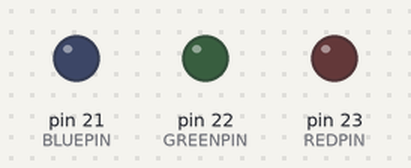
Simulated run of this sketch. Board: Arduino Mega 2560, built with avr-gcc and run on an emulated ATmega2560. On the bench: output pins drawn as LEDs (lit = HIGH).

Above: at 0.5 s.
At 5.5 s:
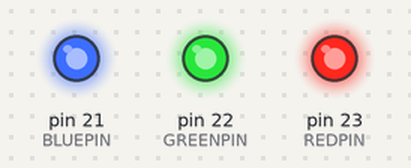
At 8.5 s:
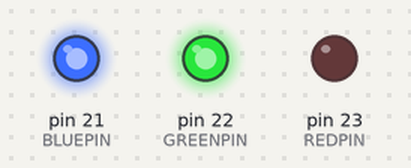
At 9.5 s:
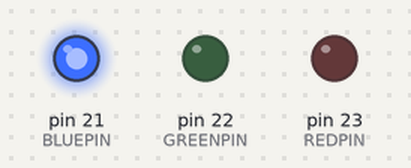
At 13.0 s:
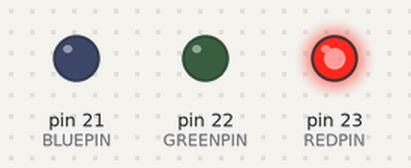
Timing chart, 0 to 14.3 s (numbered marks = the images above):
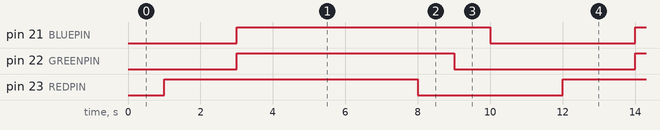

The sketch:

RdBuLED.ino
```cpp
#define REDPIN   23
#define GREENPIN 22
#define BLUEPIN  21

int red[] = {
  103, 178, 214, 244, 253, 247, 209, 146, 67, 33, 5};
int green[] = {
  0, 24, 96, 165, 219, 247, 229, 197, 147, 102, 48};
int blue[] = {
  31, 43, 77, 130, 199, 247, 240, 222, 195, 172, 97};

int idx = 0;

void setup()
{
  pinMode(REDPIN, OUTPUT);
  pinMode(GREENPIN, OUTPUT);
  pinMode(BLUEPIN, OUTPUT);
}

void loop()
{
  analogWrite(REDPIN, red[idx]);
  analogWrite(GREENPIN, green[idx]);
  analogWrite(BLUEPIN, blue[idx]);

  idx++;
  if (idx >= 11) {
    idx = 0;
  }
  delay(1000);
}
```

Measured:
- by itself, pin 21 (BLUEPIN), pin 23 (REDPIN): alternates HIGH for 7.0 s and LOW for 4.0 s
- by itself, pin 22 (GREENPIN): alternates HIGH for 6.0 s and LOW for 5.0 s
- by itself, everything shown: repeats every 11.0 s, in 5 steps
